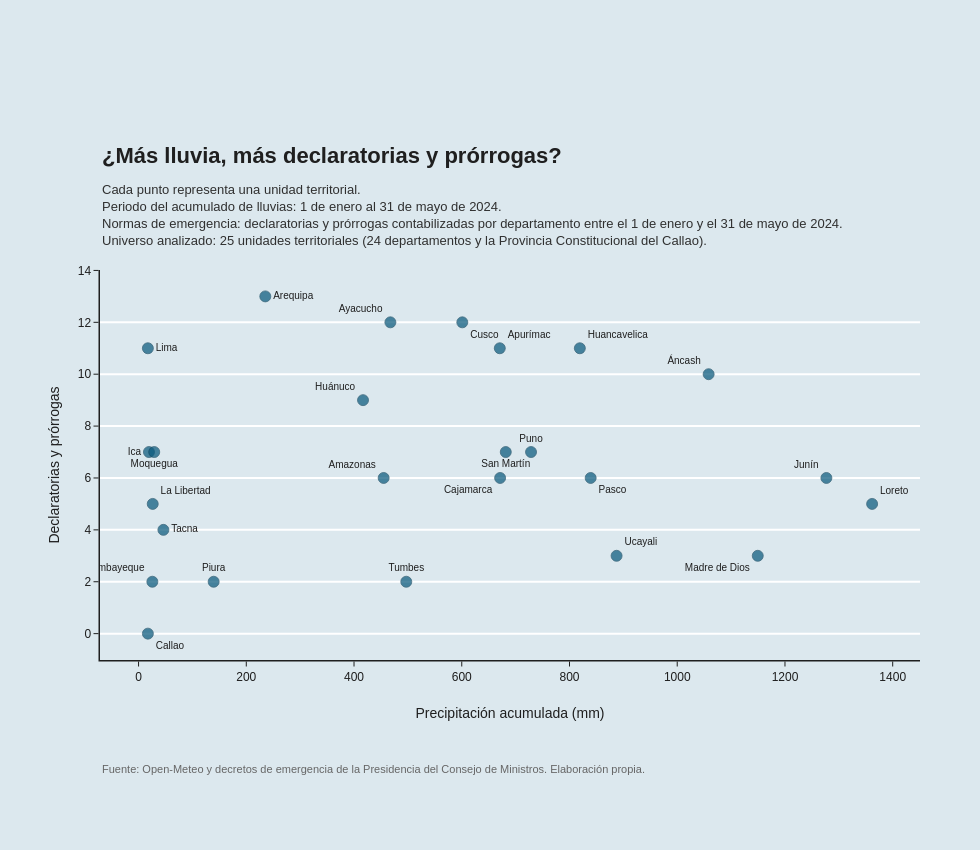

Notebook source saved alongside this figure:
### Code cell
# Agrega la fuente debajo del eje X, dejando suficiente separación.
fig_scatter.add_annotation(

    # Alinea la fuente con el borde izquierdo del gráfico.
    x=0,
    y=-0.30,

    # Usa coordenadas relativas al gráfico.
    xref="paper",
    yref="paper",

    # Especifica las fuentes utilizadas.
    text=(
        "Fuente: Open-Meteo y decretos de emergencia de la Presidencia "
        "del Consejo de Ministros. Elaboración propia."
    ),

    # No dibuja flecha.
    showarrow=False,

    # Alinea el texto a la izquierda.
    xanchor="left",

    # Usa un tamaño discreto.
    font=dict(
        size=11,
        color="#666666"
    )
)

### Figure 1 — Plotly figure (JSON) as saved in the notebook; plotly's stock layout.template omitted (floating-point values rounded to 4 significant figures)
{"data": [{"customdata": [["Chachapoyas", 4, 2], ["Huaraz", 5, 5], ["Abancay", 7, 4], ["Arequipa", 7, 6], ["Ayacucho", 7, 5], ["Cajamarca", 3, 3], ["Callao", 0, 0], ["Cusco", 7, 5], ["Huancavelica", 7, 4], ["Huánuco", 6, 3], ["Ica", 4, 3], ["Huancayo", 5, 1], ["Trujillo", 2, 3], ["Chiclayo", 0, 2], ["Lima", 6, 5], ["Iquitos", 3, 2], ["Puerto Maldonado", 3, 0], ["Moquegua", 5, 2], ["Cerro de Pasco", 3, 3], ["Piura", 0, 2], ["Puno", 5, 2], ["Moyobamba", 3, 4], ["Tacna", 4, 0], ["Tumbes", 0, 2], ["Pucallpa", 3, 0]], "hovertemplate": "<b>%{text}</b><br>Capital: %{customdata[0]}<br>Precipitación acumulada: %{x:.1f} mm<br>Declaratorias: %{customdata[1]}<br>Prórrogas: %{customdata[2]}<br>Total de normas: %{y}<extra></extra>", "marker": {"color": "#0B5A7D", "line": {"color": "#083D56", "width": 0.8}, "opacity": 0.72, "size": 11}, "mode": "markers+text", "name": "", "text": ["Amazonas", "Áncash", "Apurímac", "Arequipa", "Ayacucho", "Cajamarca", "Callao", "Cusco", "Huancavelica", "Huánuco", "Ica", "Junín", "La Libertad", "Lambayeque", "Lima", "Loreto", "Madre de Dios", "Moquegua", "Pasco", "Piura", "Puno", "San Martín", "Tacna", "Tumbes", "Ucayali"], "textfont": {"color": "#1F1F1F", "size": 10}, "textposition": ["top left", "top left", "top right", "middle right", "top left", "bottom left", "bottom right", "bottom right", "top right", "top left", "middle left", "top left", "top right", "top left", "middle right", "top right", "bottom left", "bottom center", "bottom right", "top center", "top center", "bottom center", "middle right", "top center", "top right"], "type": "scatter", "x": [455.0, 1058.0, 670.6, 235.3, 467.5, 671.2, 17.3, 601.0, 819.2, 416.7, 19.3, 1277.0, 26.3, 25.6, 17.3, 1362.0, 1150.0, 29.1, 839.3, 139.4, 728.6, 681.7, 46.1, 497.0, 887.4], "y": [6, 10, 11, 13, 12, 6, 0, 12, 11, 9, 7, 6, 5, 2, 11, 5, 3, 7, 6, 2, 7, 7, 4, 2, 3]}], "layout": {"annotations": [{"align": "left", "font": {"color": "#1F1F1F", "size": 22}, "showarrow": false, "text": "<b>¿Más lluvia, más declaratorias y prórrogas?</b>", "x": 0, "xanchor": "left", "xref": "paper", "y": 1.33, "yref": "paper"}, {"align": "left", "font": {"color": "#303030", "size": 13}, "showarrow": false, "text": "Cada punto representa una unidad territorial.<br>Periodo del acumulado de lluvias: 1 de enero al 31 de mayo de 2024.<br>Normas de emergencia: declaratorias y prórrogas contabilizadas por departamento entre el 1 de enero y el 31 de mayo de 2024.<br>Universo analizado: 25 unidades territoriales (24 departamentos y la Provincia Constitucional del Callao).", "x": 0, "xanchor": "left", "xref": "paper", "y": 1.23, "yref": "paper"}, {"font": {"color": "#666666", "size": 11}, "showarrow": false, "text": "Fuente: Open-Meteo y decretos de emergencia de la Presidencia del Consejo de Ministros. Elaboración propia.", "x": 0, "xanchor": "left", "xref": "paper", "y": -0.3, "yref": "paper"}], "font": {"color": "#1F1F1F", "family": "Arial", "size": 12}, "height": 850, "margin": {"b": 190, "l": 100, "r": 60, "t": 270}, "paper_bgcolor": "#DCE8EE", "plot_bgcolor": "#DCE8EE", "showlegend": false, "title": {"text": ""}, "width": 980, "xaxis": {"linecolor": "#1F1F1F", "linewidth": 1.5, "showgrid": false, "showline": true, "tickcolor": "#1F1F1F", "ticks": "outside", "title": {"standoff": 25, "text": "Precipitación acumulada (mm)"}, "zeroline": false}, "yaxis": {"gridcolor": "white", "gridwidth": 2, "linecolor": "#1F1F1F", "linewidth": 1.5, "showgrid": true, "showline": true, "tickcolor": "#1F1F1F", "ticks": "outside", "title": {"standoff": 15, "text": "Declaratorias y prórrogas"}, "zeroline": false}}}
